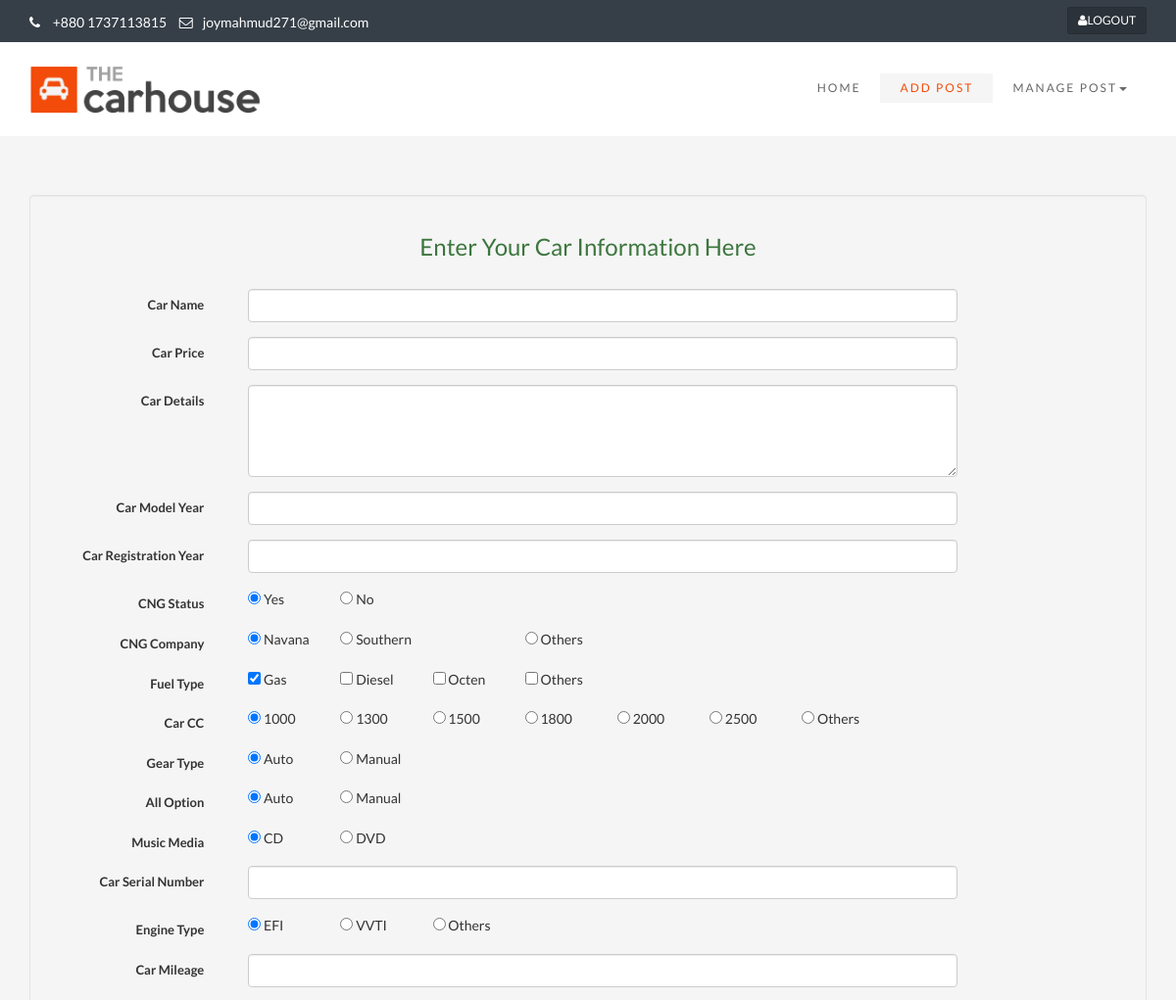
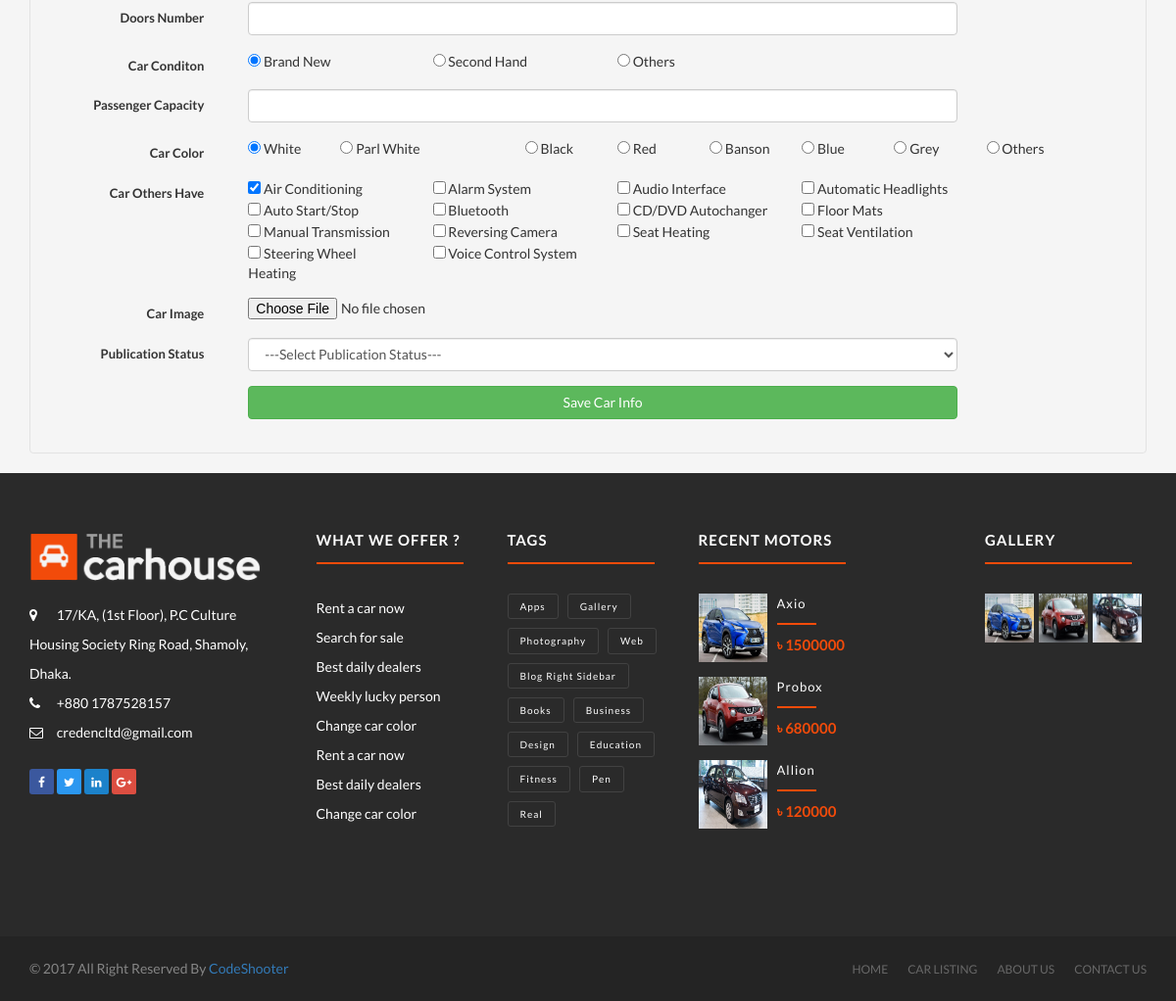
Page /mainSite/userDashboard/add_post.php (signed in) on the committed database (2 pictures, top to bottom).
### tables this page shows
CREATE TABLE `tbl_contact_us_address` (
  `contact_address_id` int(3) NOT NULL,
  `address` text NOT NULL,
  `mobile` varchar(100) NOT NULL,
  `email` varchar(100) NOT NULL
);

CREATE TABLE `tbl_user_post` (
  `user_post_id` int(4) NOT NULL,
  `car_name` varchar(100) NOT NULL,
  `car_price` varchar(100) NOT NULL,
  `car_details` text NOT NULL,
  `car_model` varchar(100) NOT NULL,
  `car_registration` varchar(100) NOT NULL,
  `cng_status` varchar(100) NOT NULL,
  `cng_com` varchar(100) NOT NULL,
  `fuel_type` varchar(100) NOT NULL,
  `car_cc` varchar(100) NOT NULL,
  `gear` varchar(100) NOT NULL,
  `all_option` varchar(100) NOT NULL,
  `music` varchar(100) NOT NULL,
  `serial_number` varchar(100) NOT NULL,
  `engine` varchar(100) NOT NULL,
  `mileage` varchar(100) NOT NULL,
  `doors` varchar(100) NOT NULL,
  `condtion` varchar(100) NOT NULL,
  `passenger` varchar(100) NOT NULL,
  `color` varchar(100) NOT NULL,
  `others` varchar(256) NOT NULL,
  `car_image` varchar(100) NOT NULL,
  `publication_status` tinyint(1) NOT NULL
);

### mainSite/userDashboard/add_post.php (the view, shortened to what the rows shown need)
<?php
    require_once('../../class/userPost/userpost.php');
    $obj_userPost = new Userpost();
    $user_post_result = $obj_userPost->all_userPost_info_for_footer();
    $user_post_picture = $obj_userPost->all_userPost_picture_for_footer();
    $contact_address = $obj_userPost->all_contact_address_info();
    $all_contact_address = mysqli_fetch_assoc($contact_address);
?>
<!DOCTYPE html>
<html lang="en">
<head>
    <link rel="stylesheet" type="text/css" href="../css/bootstrap.min.css">
    <link rel="stylesheet" type="text/css" href="../css/animate.min.css">
    <link rel="stylesheet" type="text/css" href="../css/slider.css">
    <link rel="stylesheet" type="text/css" href="../css/font-awesome-4.5.0/css/font-awesome.min.css">
    <link rel="stylesheet" type="text/css" href="../css/style.css">
    <link href="../css/ie10-viewport-bug-workaround.css" rel="stylesheet">
</head>
<body>
<footer class="main-footer">
    <div class="container">
        <div class="row">
            <div class="col-lg-3 col-md-3 col-sm-6 col-xs-12 footer-item">
                <div class="footer-item-content">
                    <br><br>
                    <ul>
                        <li>
                            <a href="#">
                                <i class="fa fa-map-marker"></i>
                                <?php echo $all_contact_address['address']?>
                            </a>
                        </li>
                        <li>
                            <a href="<?php echo $all_contact_address['mobile']?>"><i class="fa fa-phone"></i>  <?php echo $all_contact_address['mobile']?></a>
                        </li>
                        <li>
                            <a href="mailto:info@themevessel.com">
                                <i class="fa fa-envelope-o "></i> <?php echo $all_contact_address['email']?>
                            </a>
                        </li>
                    </ul>
                </div>
            </div>
            <div class="col-lg-2 col-md-2 col-sm-6 col-xs-12 footer-item">
                <div class="footer-item-content">
                    <h2>What we offer ?</h2>
                </div>
            </div>
            <div class="col-lg-2 col-md-2 col-sm-6 col-xs-12 footer-item">
                <div class="footer-item-content">
                    <h2>tags</h2>
                </div>
            </div>
            <div class="col-lg-3 col-md-3 col-sm-6 col-xs-12 footer-item">
                <div class="footer-item-content">
                    <h2>Recent motors</h2>
                        <?php foreach ($user_post_result as $all_user_post_result){ ?>
                            <div class="media">
                                <div class="media-left">
                                    <a href="../car_details.php?id=<?php echo $all_user_post_result['user_post_id'] ?>">
                                        <img class="media-object" src="../assets/image/<?php echo $all_user_post_result['car_image']?>" alt="car-image">
                                    </a>
                                </div>
                                <div class="media-body">
                                    <a href="../car_details.php?id=<?php echo $all_user_post_result['user_post_id'] ?>"><?php echo $all_user_post_result['car_name']?></a>
                                    <div class="line-dec-o"></div>
                                    <span>৳ <?php echo $all_user_post_result['car_price']?></span>
                                </div>
                            </div>
                        <?php } ?>
                </div>
            </div>
            <div class="col-lg-2 col-md-2 col-sm-6 col-xs-12 footer-item ">
                <div class="footer-item-content">
                    <h2>Gallery</h2>
                        <?php foreach ($user_post_picture as $all_user_post_picture){ ?>
                            <div class="gallery-item">
                                <a href="#"><img src="../assets/image/<?php echo $all_user_post_picture['car_image']?>" alt="car-img"></a>
                            </div>
                        <?php } ?>
                </div>
            </div>
        </div>
    </div>
</footer>
</body>
</html>

### rows in the picture
tbl_contact_us_address: address "17/KA, (1st Floor), P.C Culture Housing Society Ring Road, Shamoly, Dhaka.", mobile "+880 1787528157", email "credencltd@gmail.com"
tbl_user_post: car_image (picture), car_name "Axio", car_price "1500000"
tbl_user_post: car_image (picture), car_name "Probox", car_price "680000"
tbl_user_post: car_image (picture), car_name "Allion", car_price "120000"
